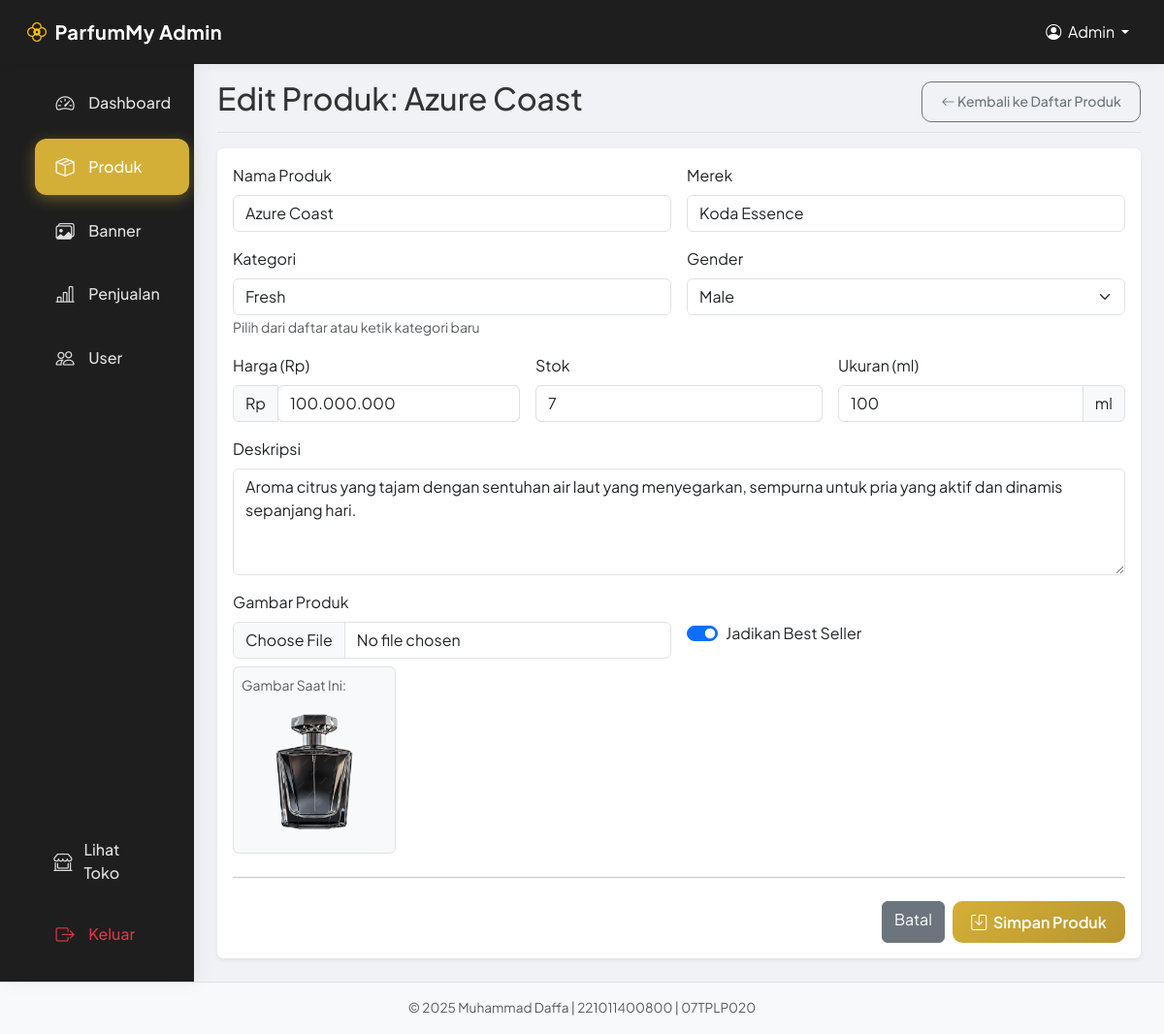
Page /admin/product_form.php?id=1 (signed in) on the committed database.
### tables this page shows
CREATE TABLE `parfums` (
  `id` int(11) NOT NULL,
  `nama` varchar(255) NOT NULL,
  `merek` varchar(100) NOT NULL,
  `kategori` varchar(100) DEFAULT NULL,
  `gender` enum('Male','Female','Unisex') NOT NULL,
  `ukuran` int(11) NOT NULL,
  `harga` int(11) NOT NULL,
  `stok` int(11) NOT NULL,
  `deskripsi` text DEFAULT NULL,
  `image_path` varchar(255) DEFAULT NULL,
  `is_best_seller` tinyint(1) NOT NULL DEFAULT 0
);

### models/DB.php (called while the page is built)
<?php
class DB {
    private $host = 'localhost';
    private $user = 'root';
    private $pass = '';
    private $dbname = 'toko_parfum';
    private $pdo;
    public function __construct() {
        $dsn = "mysql:host={$this->host};dbname={$this->dbname}";
        try {
            $this->pdo = new PDO($dsn, $this->user, $this->pass);
            $this->pdo->setAttribute(PDO::ATTR_ERRMODE, PDO::ERRMODE_EXCEPTION);
            $this->pdo->exec("SET SESSION innodb_lock_wait_timeout = 5");
        } catch (PDOException $e) {
            die("Koneksi Database Gagal: " . $e->getMessage());
        }
    }
    public function getConnection() {
        return $this->pdo;
    }
}
?>

### models/ParfumManager.php (called while the page is built, shortened)
<?php
require_once __DIR__ . '/DB.php';
require_once __DIR__ . '/Parfum.php';
class ParfumManager {
    private $conn;
    public function __construct() {
        $this->db = new DB();
        $this->conn = $this->db->getConnection();
    }
    public function readById($id) {
        $sql = "SELECT * FROM parfums WHERE id = ?";
        $stmt = $this->conn->prepare($sql);
        $stmt->execute([$id]);
        $row = $stmt->fetch(PDO::FETCH_ASSOC);
        if ($row) {
            $p = new Parfum();
            $p->setId($row['id']);
            $p->setNama($row['nama']);
            $p->setMerek($row['merek']);
            $p->setKategori($row['kategori']);
            $p->setGender($row['gender']);
            $p->setUkuran($row['ukuran']);
            $p->setHarga($row['harga']);
            $p->setStok($row['stok']);
            $p->setDeskripsi($row['deskripsi']);
            if (isset($row['image_path'])) {
                $p->setImagePath($row['image_path']);
            }
            if (isset($row['is_best_seller'])) {
                $p->setIsBestSeller($row['is_best_seller']);
            }
            return $p;
        }
        return null;
    }
}
?>

### models/Parfum.php (called while the page is built, shortened)
<?php
class Parfum {
    private $nama;
    private $merek;
    private $kategori;
    private $gender;
    private $ukuran;
    private $harga;
    private $stok;
    private $deskripsi;
    private $image_path;
    private $is_best_seller;
    public function getNama() { return $this->nama; }
    public function getMerek() { return $this->merek; }
    public function getKategori() { return $this->kategori; }
    public function getGender() { return $this->gender; }
    public function getUkuran() { return $this->ukuran; }
    public function getHarga() { return $this->harga; }
    public function getStok() { return $this->stok; }
    public function getDeskripsi() { return $this->deskripsi; }
    public function getImagePath() { return $this->image_path; }
    public function getIsBestSeller() { return (int)$this->is_best_seller; }
    public function setNama($nama) { $this->nama = $nama; }
    public function setMerek($merek) { $this->merek = $merek; }
    public function setKategori($kategori) { $this->kategori = $kategori; }
    public function setGender($gender) { $this->gender = $gender; }
    public function setUkuran($ukuran) { $this->ukuran = $ukuran; }
    public function setHarga($harga) { $this->harga = $harga; }
    public function setStok($stok) { $this->stok = $stok; }
    public function setDeskripsi($deskripsi) { $this->deskripsi = $deskripsi; }
    public function setImagePath($image_path) { $this->image_path = $image_path; }
    public function setIsBestSeller($is_best_seller) { $this->is_best_seller = (int)$is_best_seller; }
}
?>

### admin/product_form.php (the view, shortened to what this page needs)
<?php
require_once '../models/ParfumManager.php';
require_once '../models/Parfum.php';
$parfumManager = new ParfumManager();
$parfum = new Parfum();
$pageTitle = "Tambah Produk Baru";
$isEditMode = false;
if (isset($_GET['id'])) {
    $parfum = $parfumManager->readById((int)$_GET['id']);
    if ($parfum) {
        $pageTitle = "Edit Produk: " . htmlspecialchars($parfum->getNama());
        $isEditMode = true;
    } else {
        $_SESSION['message'] = 'Produk tidak ditemukan.';
        $_SESSION['message_type'] = 'danger';
        header('Location: products.php');
        exit();
    }
}
?>
<!DOCTYPE html>
<html lang="en">
<head>
    <link href="../css/bootstrap.min.css" rel="stylesheet">
    <link href="../css/bootstrap-icons.css" rel="stylesheet">
    <link rel="stylesheet" href="admin.css">
</head>
<body>
<nav class="navbar navbar-expand-lg navbar-dark bg-dark sticky-top">
    <div class="container-fluid">
        <a class="navbar-brand d-flex align-items-center" href="dashboard.php">
            <i class="bi bi-flower2 me-2 text-warning"></i>
            <span class="fw-bold">ParfumMy Admin</span>
        </a>
        <div class="collapse navbar-collapse" id="navbarContent">
            <ul class="navbar-nav ms-auto mb-2 mb-lg-0">
                <li class="nav-item dropdown">
                    <a class="nav-link dropdown-toggle text-white" href="#" id="navbarDropdown" role="button" data-bs-toggle="dropdown" aria-expanded="false">
                        <i class="bi bi-person-circle me-1"></i> Admin
                    </a>
                </li>
            </ul>
        </div>
    </div>
</nav>
<div class="container-fluid">
    <div class="row">
        <?php include 'includes/sidebar.php'; ?>
        <main role="main" class="col-md-9 ms-sm-auto col-lg-10 px-md-4">
            <div class="d-flex justify-content-between flex-wrap flex-md-nowrap align-items-center pt-3 pb-2 mb-3 border-bottom">
                <h1 class="h2"><?php echo $pageTitle; ?></h1>
                <a href="products.php" class="btn btn-sm btn-outline-secondary">
                    <i class="bi bi-arrow-left"></i> Kembali ke Daftar Produk
                </a>
            </div>
            <div class="card border-0 shadow-sm mb-4">
                <div class="card-body">
                    <form action="process_product.php" method="POST" enctype="multipart/form-data">
                        <div class="row g-3">
                            <div class="col-md-6">
                                <label for="nama" class="form-label">Nama Produk</label>
                                <input type="text" class="form-control" id="nama" name="nama" value="<?php echo htmlspecialchars($parfum->getNama() ?? ''); ?>" required>
                            </div>
                            <div class="col-md-6">
                                <label for="merek" class="form-label">Merek</label>
                                <input type="text" class="form-control" id="merek" name="merek" value="<?php echo htmlspecialchars($parfum->getMerek() ?? ''); ?>" required>
                            </div>
                            <div class="col-md-6">
                                <label for="kategori" class="form-label">Kategori</label>
                                <input type="text" class="form-control" id="kategori" name="kategori"
                                       list="kategori-suggestions"
                                       placeholder="Pilih atau ketik kategori"
                                       value="<?php echo htmlspecialchars($parfum->getKategori() ?? ''); ?>">
                                <small class="text-muted">Pilih dari daftar atau ketik kategori baru</small>
                            </div>
                            <div class="col-md-6">
                                <label for="gender" class="form-label">Gender</label>
                                <select class="form-select" id="gender" name="gender" required>
                                    <option value="Male" <?php echo ($parfum->getGender() ?? '') == 'Male' ? 'selected' : ''; ?>>Male</option>
                                </select>
                            </div>
                            <div class="col-md-4">
                                <label for="harga" class="form-label">Harga (Rp)</label>
                                <div class="input-group">
                                    <span class="input-group-text">Rp</span>
                                    <input type="number" class="form-control" id="harga" name="harga" value="<?php echo (int)($parfum->getHarga() ?? 0); ?>" required>
                                </div>
                            </div>
                            <div class="col-md-4">
                                <label for="stok" class="form-label">Stok</label>
                                <input type="number" class="form-control" id="stok" name="stok" value="<?php echo (int)($parfum->getStok() ?? 0); ?>" required>
                            </div>
                            <div class="col-md-4">
                                <label for="ukuran" class="form-label">Ukuran (ml)</label>
                                <div class="input-group">
                                    <input type="number" class="form-control" id="ukuran" name="ukuran" value="<?php echo (int)($parfum->getUkuran() ?? 0); ?>" required>
                                    <span class="input-group-text">ml</span>
                                </div>
                            </div>
                            <div class="col-12">
                                <label for="deskripsi" class="form-label">Deskripsi</label>
                                <textarea class="form-control" id="deskripsi" name="deskripsi" rows="4"><?php echo htmlspecialchars($parfum->getDeskripsi() ?? ''); ?></textarea>
                            </div>
                            <div class="col-md-6">
                                <label for="image" class="form-label">Gambar Produk</label>
                                <input type="file" class="form-control" id="image" name="image" accept="image/*">
                                <?php if ($isEditMode && $parfum->getImagePath()): ?>
                                    <div class="mt-2 p-2 border rounded bg-light d-inline-block">
                                        <small class="text-muted d-block mb-1">Gambar Saat Ini:</small>
                                        <img src="../<?php echo htmlspecialchars($parfum->getImagePath()); ?>" alt="Current Image" style="max-width: 150px; max-height: 150px; object-fit: cover;" class="rounded">
                                    </div>
                                <?php endif; ?>
                            </div>
                            <div class="col-md-6">
                                <div class="form-check form-switch mt-4 pt-2">
                                    <input class="form-check-input" type="checkbox" role="switch" id="is_best_seller" name="is_best_seller" value="1" <?php echo ($parfum->getIsBestSeller() ?? 0) ? 'checked' : ''; ?>>
                                    <label class="form-check-label" for="is_best_seller">Jadikan Best Seller</label>
                                </div>
                            </div>
                        </div>
                        <hr class="my-4">
                        <div class="d-flex justify-content-end gap-2">
                            <a href="products.php" class="btn btn-secondary">Batal</a>
                            <button type="submit" class="btn btn-primary">
                                <i class="bi bi-save me-1"></i> Simpan Produk
                            </button>
                        </div>
                    </form>
                </div>
            </div>
        </main>
    </div>
</div>
<?php include 'includes/footer.php'; ?>
</body>
</html>

### admin/admin.css (style rules this page uses)
:root { --admin-primary: #d4af37; --admin-primary-hover: #c5a028; --admin-dark: #121212; --admin-light: #f8f9fa; --admin-sidebar-bg: #1e1e1e; --admin-sidebar-text: #e0e0e0; --admin-sidebar-hover: rgba(212, 175, 55, 0.1); --admin-card-bg: #ffffff; --admin-card-shadow: 0 10px 30px rgba(0, 0, 0, 0.05); --admin-border-radius: 16px; --admin-font-family: 'Plus Jakarta Sans', 'Inter', sans-serif; }
body { background-color: #f0f2f5; font-family: var(--admin-font-family); color: #333; }
.btn-primary { background: linear-gradient(135deg, var(--admin-primary), #b8962e); border: none; color: #fff; font-weight: 600; padding: 0.6rem 1.2rem; border-radius: 10px; transition: all 0.3s ease; }
.btn-outline-secondary { border-radius: 10px; padding: 0.6rem 1.2rem; font-weight: 500; }
.navbar-dark.bg-dark { background-color: var(--admin-sidebar-bg) !important; box-shadow: 0 2px 10px rgba(0, 0, 0, 0.05); padding: 0.8rem 1rem; }
.navbar-brand { font-family: var(--admin-font-family); letter-spacing: 0.5px; }

### rows in the picture
parfums: nama "Edit Produk: Azure Coast", nama "Azure Coast", merek "Koda Essence", kategori "Fresh", gender "Male", harga "100000000", stok "7", ukuran "100", deskripsi "Aroma citrus yang tajam dengan sentuhan air laut yang menyegarkan, sempurna untuk pria yang aktif dan dinamis sepanjang hari.", image_path (picture), is_best_seller "☑"
